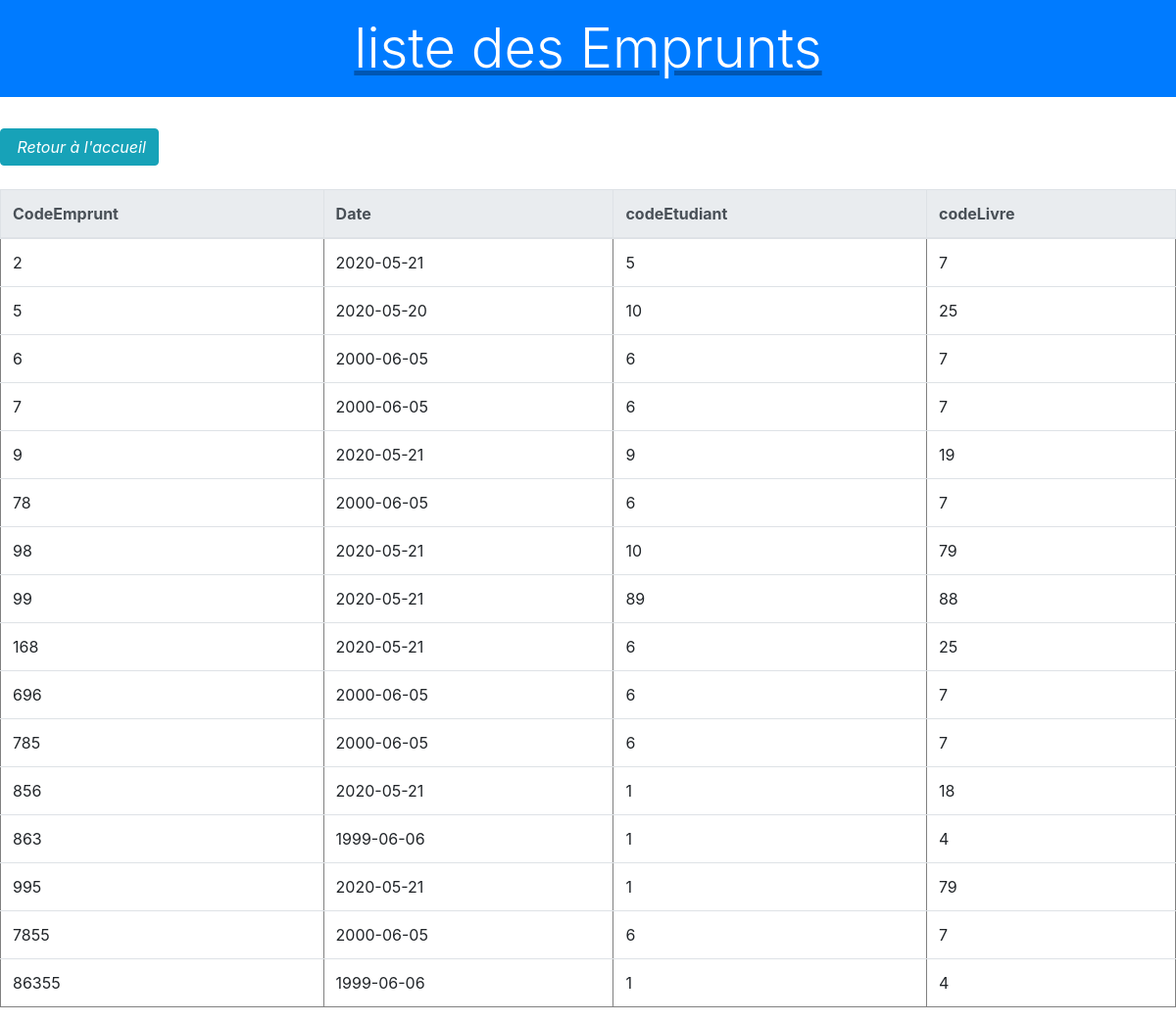
Screenshot of /ListeEmp.php with the database file from the repository.
### tables this page shows
CREATE TABLE `emprunter` (
  `CODEM` int(28) NOT NULL,
  `DateEmprunt` date NOT NULL,
  `CodeEtudiant` int(28) NOT NULL,
  `CodeLivre` int(28) NOT NULL
);

### ListeEmp.php (the view, shortened to what this page needs)
<!DOCTYPE html>
<html lang="en">
<head>
  <link rel="stylesheet" href="https://stackpath.bootstrapcdn.com/bootstrap/4.1.3/css/bootstrap.min.css">
</head>
<body>
		<?php
$idcon=mysql_connect("localhost","root","");
$requet="select * from emprunter";
$res=mysql_query($requet,$idcon);
?>
<a href="indexEmp.php">
 <p class="display-4 text-center p-3 mb-2 bg-primary text-white" > liste des Emprunts </p>
 <br>
    <a href="indexEmp.php">
    <button type="button" class="btn btn-info">
        <i class="fas fa-home">&nbsp;Retour à l'accueil</i>
    </button>
    </a>
    <br><br>
<table class="table" border="1" >
	<thead class="thead-light">
<tr>
 <th scope="col"> CodeEmprunt</th>
 <th scope="col"> Date </th>
 <th scope="col"> codeEtudiant</th>
 <th scope="col"> codeLivre</th>
</tr>
</thead>
<?php
while($ligne=mysql_fetch_array($res))
{
?>
<tr>
 <td><?php echo $ligne[0]; ?></td>
 <td><?php echo $ligne[1]; ?></td>
 <td><?php echo $ligne[2]; ?></td>
 <td><?php echo $ligne[3]; ?></td>
</tr>
<?php
}
?>
</table>
</html>

### rows the page displays
emprunter: CODEM "2", DateEmprunt "2020-05-21", CodeEtudiant "5", CodeLivre "7"
emprunter: CODEM "5", DateEmprunt "2020-05-20", CodeEtudiant "10", CodeLivre "25"
emprunter: CODEM "6", DateEmprunt "2000-06-05", CodeEtudiant "6", CodeLivre "7"
emprunter: CODEM "7", DateEmprunt "2000-06-05", CodeEtudiant "6", CodeLivre "7"
emprunter: CODEM "9", DateEmprunt "2020-05-21", CodeEtudiant "9", CodeLivre "19"
emprunter: CODEM "78", DateEmprunt "2000-06-05", CodeEtudiant "6", CodeLivre "7"
emprunter: CODEM "98", DateEmprunt "2020-05-21", CodeEtudiant "10", CodeLivre "79"
emprunter: CODEM "99", DateEmprunt "2020-05-21", CodeEtudiant "89", CodeLivre "88"
emprunter: CODEM "168", DateEmprunt "2020-05-21", CodeEtudiant "6", CodeLivre "25"
emprunter: CODEM "696", DateEmprunt "2000-06-05", CodeEtudiant "6", CodeLivre "7"
emprunter: CODEM "785", DateEmprunt "2000-06-05", CodeEtudiant "6", CodeLivre "7"
emprunter: CODEM "856", DateEmprunt "2020-05-21", CodeEtudiant "1", CodeLivre "18"
emprunter: CODEM "863", DateEmprunt "1999-06-06", CodeEtudiant "1", CodeLivre "4"
emprunter: CODEM "995", DateEmprunt "2020-05-21", CodeEtudiant "1", CodeLivre "79"
emprunter: CODEM "7855", DateEmprunt "2000-06-05", CodeEtudiant "6", CodeLivre "7"
emprunter: CODEM "86355", DateEmprunt "1999-06-06", CodeEtudiant "1", CodeLivre "4"
